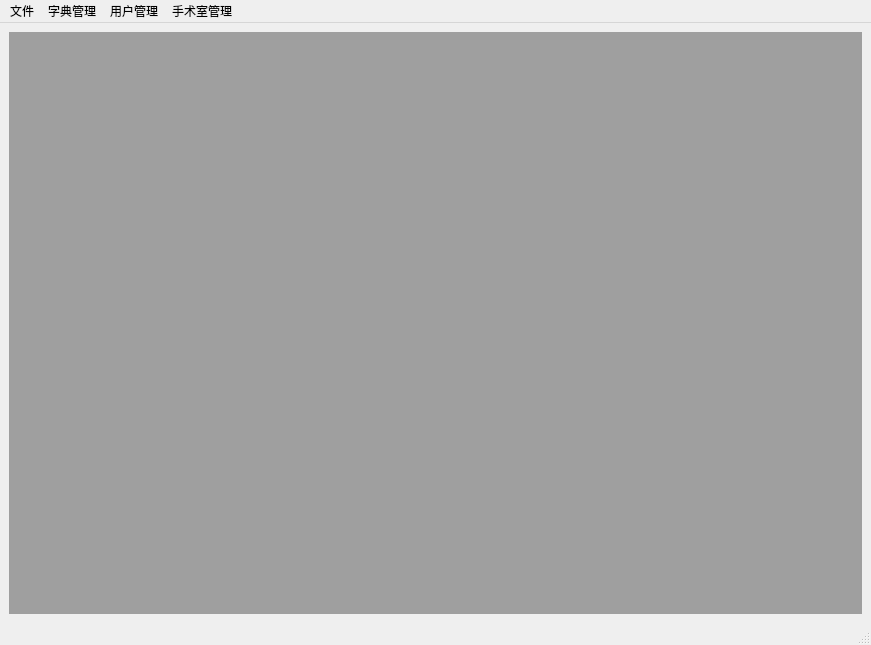
<?xml version="1.0" encoding="UTF-8"?>
<ui version="4.0">
 <class>MainWindow</class>
 <widget class="QMainWindow" name="MainWindow">
  <property name="geometry">
   <rect>
    <x>0</x>
    <y>0</y>
    <width>871</width>
    <height>645</height>
   </rect>
  </property>
  <property name="windowTitle">
   <string>MainWindow</string>
  </property>
  <widget class="QWidget" name="centralwidget">
   <layout class="QGridLayout" name="gridLayout_2">
    <item row="0" column="0">
     <layout class="QGridLayout" name="gridLayout">
      <property name="sizeConstraint">
       <enum>QLayout::SetMaximumSize</enum>
      </property>
      <property name="spacing">
       <number>0</number>
      </property>
      <item row="0" column="0">
       <widget class="QMdiArea" name="mdiArea">
        <property name="viewMode">
         <enum>QMdiArea::TabbedView</enum>
        </property>
       </widget>
      </item>
     </layout>
    </item>
   </layout>
  </widget>
  <widget class="QMenuBar" name="menubar">
   <property name="geometry">
    <rect>
     <x>0</x>
     <y>0</y>
     <width>871</width>
     <height>23</height>
    </rect>
   </property>
   <widget class="QMenu" name="menu">
    <property name="title">
     <string>文件</string>
    </property>
    <addaction name="actionExit"/>
   </widget>
   <widget class="QMenu" name="menu_2">
    <property name="title">
     <string>字典管理</string>
    </property>
    <addaction name="actionSystemSetting"/>
    <addaction name="separator"/>
    <addaction name="actionDeptDict"/>
    <addaction name="separator"/>
    <addaction name="actionImageDict"/>
   </widget>
   <widget class="QMenu" name="menu_3">
    <property name="title">
     <string>用户管理</string>
    </property>
    <addaction name="actionUserManage"/>
    <addaction name="separator"/>
    <addaction name="actionUserAuthor"/>
   </widget>
   <widget class="QMenu" name="menu_4">
    <property name="title">
     <string>手术室管理</string>
    </property>
   </widget>
   <addaction name="menu"/>
   <addaction name="menu_2"/>
   <addaction name="menu_3"/>
   <addaction name="menu_4"/>
  </widget>
  <widget class="QStatusBar" name="statusbar"/>
  <action name="actionXITONG_SHEZHI">
   <property name="text">
    <string>XITONG SHEZHI </string>
   </property>
  </action>
  <action name="actionSystemSetting">
   <property name="text">
    <string>系统设置</string>
   </property>
  </action>
  <action name="actionTuichu">
   <property name="text">
    <string>Exit</string>
   </property>
  </action>
  <action name="actionExit">
   <property name="text">
    <string>退出</string>
   </property>
  </action>
  <action name="actionDeptDict">
   <property name="text">
    <string>科室字典</string>
   </property>
  </action>
  <action name="actionImageDict">
   <property name="text">
    <string>图片字典</string>
   </property>
  </action>
  <action name="actionUserManage">
   <property name="text">
    <string>用户管理</string>
   </property>
  </action>
  <action name="actionUserAuthor">
   <property name="text">
    <string>用户授权</string>
   </property>
  </action>
 </widget>
 <resources/>
 <connections>
  <connection>
   <sender>actionExit</sender>
   <signal>triggered()</signal>
   <receiver>MainWindow</receiver>
   <slot>close()</slot>
   <hints>
    <hint type="sourcelabel">
     <x>-1</x>
     <y>-1</y>
    </hint>
    <hint type="destinationlabel">
     <x>435</x>
     <y>322</y>
    </hint>
   </hints>
  </connection>
 </connections>
</ui>
